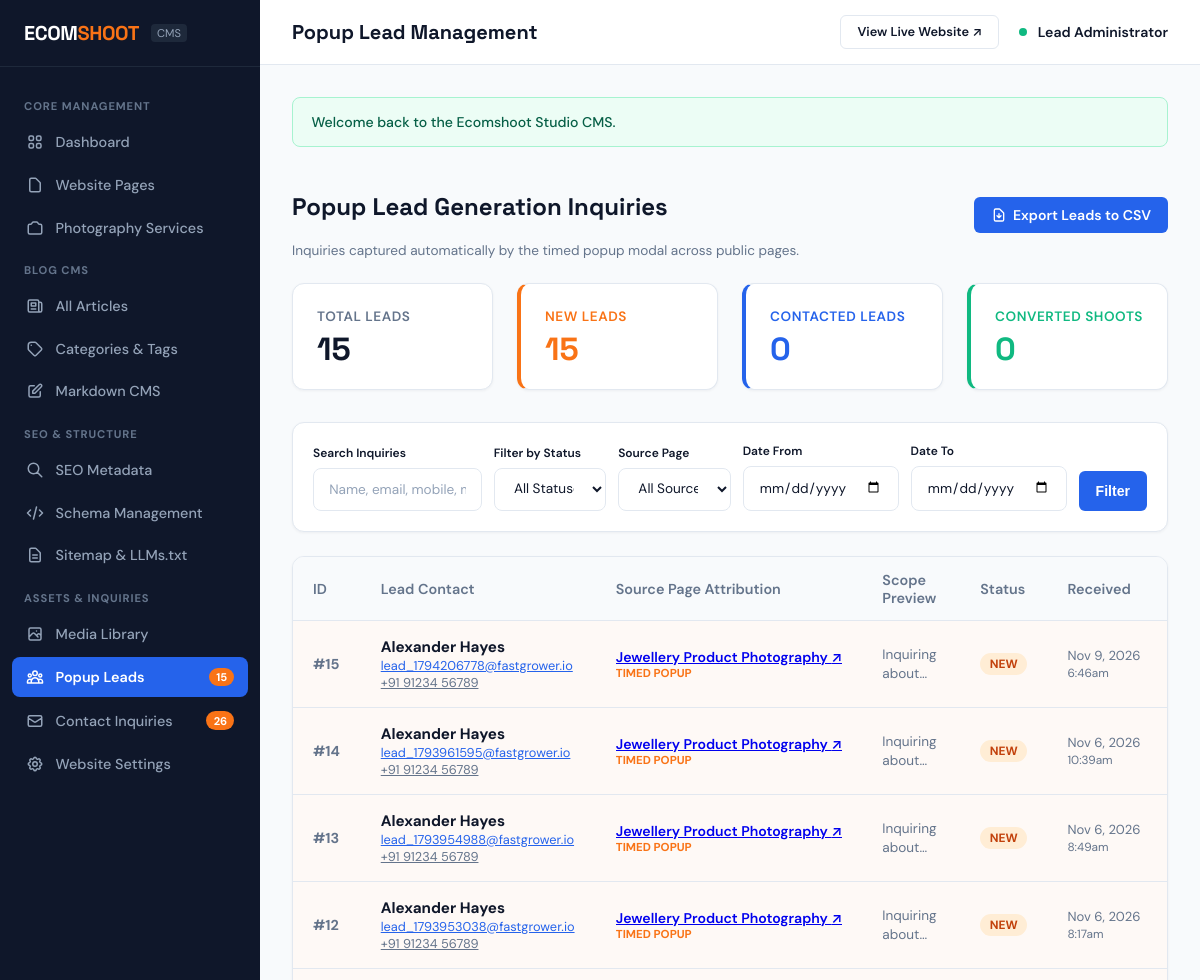
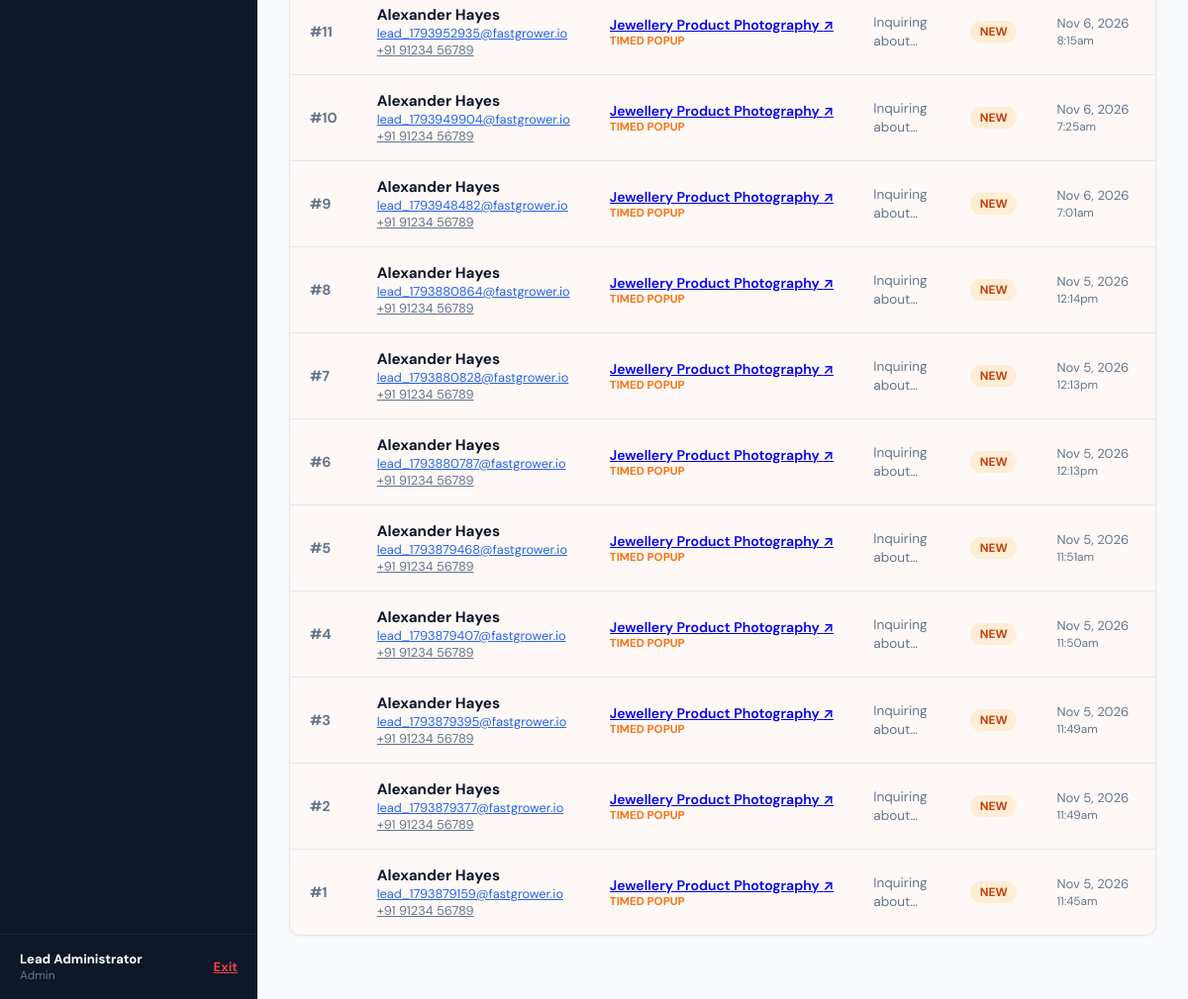
The app's page /admin/leads.php (signed in) with its own data (2 pictures, top to bottom).
### tables this page shows
CREATE TABLE `leads` (
  `id` int(11) NOT NULL AUTO_INCREMENT,
  `full_name` varchar(150) NOT NULL,
  `email` varchar(150) NOT NULL,
  `mobile` varchar(50) NOT NULL,
  `message` text NOT NULL,
  `source_page_url` varchar(255) DEFAULT NULL,
  `source_page_title` varchar(255) DEFAULT NULL,
  `source_page_type` varchar(100) DEFAULT NULL,
  `lead_source` varchar(100) NOT NULL DEFAULT 'Timed Popup',
  `status` enum('new','contacted','converted','closed') NOT NULL DEFAULT 'new',
  `admin_notes` text DEFAULT NULL,
  `ip_address` varchar(45) DEFAULT NULL,
  `user_agent` text DEFAULT NULL,
  `created_at` timestamp NULL DEFAULT current_timestamp(),
  PRIMARY KEY (`id`)
);

### config/config.php (called while the page is built, shortened)
<?php
function e(?string $string): string {
    return htmlspecialchars($string ?? '', ENT_QUOTES, 'UTF-8');
}
function url(string $path = ''): string {
    $cleanPath = ltrim($path, '/');
    $cleanPath = preg_replace('/\.php$/i', '', $cleanPath);
    return BASE_URL . ($cleanPath ? '/' . $cleanPath : '');
}

### admin/leads.php (the view, shortened to what this page needs)
<?php
require_once __DIR__ . '/../config/config.php';
$db = Database::getInstance()->getConnection();
$metrics = [
    'total' => (int) $db->query("SELECT COUNT(*) FROM `leads`")->fetchColumn(),
    'new' => (int) $db->query("SELECT COUNT(*) FROM `leads` WHERE status = 'new'")->fetchColumn(),
    'contacted' => (int) $db->query("SELECT COUNT(*) FROM `leads` WHERE status = 'contacted'")->fetchColumn(),
    'converted' => (int) $db->query("SELECT COUNT(*) FROM `leads` WHERE status = 'converted'")->fetchColumn(),
];
$search = trim($_GET['q'] ?? '');
$dateFrom = trim($_GET['date_from'] ?? '');
$dateTo = trim($_GET['date_to'] ?? '');
$sql = "SELECT * FROM `leads` WHERE 1=1";
$params = [];
$sql .= " ORDER BY created_at DESC";
$stmt = $db->prepare($sql);
$stmt->execute($params);
$leads = $stmt->fetchAll(PDO::FETCH_ASSOC);
require_once __DIR__ . '/includes/header.php';
?>
<div style="display: flex; justify-content: space-between; align-items: center; margin-bottom: 1.5rem; flex-wrap: wrap; gap: 1rem;">
  <div>
    <h2>Popup Lead Generation Inquiries</h2>
    <div style="font-size: 0.85rem; color: var(--admin-text-muted);">Inquiries captured automatically by the timed popup modal across public pages.</div>
  </div>
  <div style="display: flex; gap: 0.75rem;">
    <a href="<?= url('admin/leads.php?action=export') ?>" class="btn-admin btn-admin-primary">
      <svg width="16" height="16" fill="none" stroke="currentColor" viewBox="0 0 24 24"><path stroke-linecap="round" stroke-linejoin="round" stroke-width="2" d="M12 10v6m0 0l-3-3m3 3l3-3m2 8H7a2 2 0 01-2-2V5a2 2 0 012-2h5.586a1 1 0 01.707.293l5.414 5.414a1 1 0 01.293.707V19a2 2 0 01-2 2z"/></svg>
      Export Leads to CSV
    </a>
  </div>
</div>
<div class="admin-metrics-grid">
  <div class="metric-card">
    <div class="metric-title">Total Leads</div>
    <div class="metric-value"><?= number_format($metrics['total']) ?></div>
  </div>
  <div class="metric-card" style="border-left: 4px solid var(--admin-coral);">
    <div class="metric-title" style="color: var(--admin-coral);">New Leads</div>
    <div class="metric-value" style="color: var(--admin-coral);"><?= number_format($metrics['new']) ?></div>
  </div>
  <div class="metric-card" style="border-left: 4px solid var(--admin-primary);">
    <div class="metric-title" style="color: var(--admin-primary);">Contacted Leads</div>
    <div class="metric-value" style="color: var(--admin-primary);"><?= number_format($metrics['contacted']) ?></div>
  </div>
  <div class="metric-card" style="border-left: 4px solid var(--admin-success);">
    <div class="metric-title" style="color: var(--admin-success);">Converted Shoots</div>
    <div class="metric-value" style="color: var(--admin-success);"><?= number_format($metrics['converted']) ?></div>
  </div>
</div>
<div class="admin-card" style="margin-bottom: 1.5rem;">
  <div class="admin-card-body" style="padding: 1.25rem;">
    <form action="<?= url('admin/leads.php') ?>" method="GET" style="display: grid; grid-template-columns: 1.5fr 1fr 1fr 1fr 1fr auto; gap: 0.75rem; align-items: end;">
      <div>
        <label class="admin-form-label" style="font-size: 0.75rem;">Search Inquiries</label>
        <input type="text" name="q" value="<?= e($search) ?>" placeholder="Name, email, mobile, message..." class="admin-form-control" style="font-size: 0.85rem;">
      </div>
      <div>
        <label class="admin-form-label" style="font-size: 0.75rem;">Filter by Status</label>
        <select name="status" class="admin-form-control" style="font-size: 0.85rem;">
          <option value="all">All Statuses</option>
        </select>
      </div>
      <div>
        <label class="admin-form-label" style="font-size: 0.75rem;">Source Page</label>
        <select name="source_page" class="admin-form-control" style="font-size: 0.85rem;">
          <option value="">All Source Pages</option>
        </select>
      </div>
      <div>
        <label class="admin-form-label" style="font-size: 0.75rem;">Date From</label>
        <input type="date" name="date_from" value="<?= e($dateFrom) ?>" class="admin-form-control" style="font-size: 0.85rem;">
      </div>
      <div>
        <label class="admin-form-label" style="font-size: 0.75rem;">Date To</label>
        <input type="date" name="date_to" value="<?= e($dateTo) ?>" class="admin-form-control" style="font-size: 0.85rem;">
      </div>
      <div style="display: flex; gap: 0.35rem;">
        <button type="submit" class="btn-admin btn-admin-primary" style="padding: 0.65rem 1rem;">Filter</button>
      </div>
    </form>
  </div>
</div>
<div class="admin-card">
  <div class="admin-card-body" style="padding: 0;">
    <?php if (empty($leads)): ?>
      <div style="text-align: center; padding: 3.5rem 1rem; color: var(--admin-text-muted);">
        <svg width="40" height="40" fill="none" stroke="currentColor" viewBox="0 0 24 24" style="margin-bottom: 0.75rem; opacity: 0.5;"><path stroke-linecap="round" stroke-linejoin="round" stroke-width="1.5" d="M17 20h5v-2a3 3 0 00-5.356-1.857M17 20H7m10 0v-2c0-.656-.126-1.283-.356-1.857M7 20H2v-2a3 3 0 015.356-1.857M7 20v-2c0-.656.126-1.283.356-1.857m0 0a5.002 5.002 0 019.288 0M15 7a3 3 0 11-6 0 3 3 0 016 0zm6 3a2 2 0 11-4 0 2 2 0 014 0zM7 10a2 2 0 11-4 0 2 2 0 014 0z"/></svg>
        <div style="font-weight: 600;">No leads matched your criteria.</div>
        <div style="font-size: 0.82rem; margin-top: 0.25rem;">Try clearing your search or status filter.</div>
      </div>
    <?php else: ?>
      <table class="admin-table">
        <thead>
          <tr>
            <th style="width: 60px;">ID</th>
            <th>Lead Contact</th>
            <th>Source Page Attribution</th>
            <th>Scope Preview</th>
            <th>Status</th>
            <th>Received</th>
            <th style="text-align: right;">Actions</th>
          </tr>
        </thead>
        <tbody>
          <?php foreach ($leads as $l): ?>
            <tr style="<?= ($l['status'] === 'new') ? 'background-color: #FEF9F6;' : '' ?>">
              <td>
                <span style="font-weight: 700; color: var(--admin-text-muted);">#<?= $l['id'] ?></span>
              </td>
              <td>
                <div style="font-weight: 700; color: var(--admin-text-main); font-size: 0.95rem;">
                  <?= e($l['full_name']) ?>
                </div>
                <div style="font-size: 0.8rem;">
                  <a href="mailto:<?= e($l['email']) ?>" style="color: var(--admin-primary);"><?= e($l['email']) ?></a>
                </div>
                <div style="font-size: 0.8rem; color: var(--admin-text-muted);">
                  <a href="tel:<?= e($l['mobile']) ?>" style="color: inherit;"><?= e($l['mobile']) ?></a>
                </div>
              </td>
              <td>
                <div style="font-weight: 600; font-size: 0.88rem; max-width: 240px; overflow: hidden; text-overflow: ellipsis; white-space: nowrap;">
                  <?php if (!empty($l['source_page_url'])): ?>
                    <a href="<?= e($l['source_page_url']) ?>" target="_blank" title="<?= e($l['source_page_title'] ?: $l['source_page_url']) ?>">
                      <?= e($l['source_page_title'] ?: $l['source_page_url']) ?> &nearr;
                    </a>
                  <?php else: ?>
                    <?= e($l['source_page_title'] ?: 'Direct Public Page') ?>
                  <?php endif; ?>
                </div>
                <div style="font-size: 0.72rem; color: var(--admin-coral); font-weight: 700; text-transform: uppercase;">
                  <?= e($l['lead_source'] ?: 'Timed Popup') ?>
                </div>
              </td>
              <td style="max-width: 260px;">
                <div style="font-size: 0.85rem; color: var(--admin-text-muted); line-height: 1.4; display: -webkit-box; -webkit-line-clamp: 2; -webkit-box-orient: vertical; overflow: hidden;">
                  <?= e($l['message']) ?>
                </div>
              </td>
              <td>
                <span class="status-pill status-<?= e($l['status']) ?>">
                  <?= strtoupper(e($l['status'])) ?>
                </span>
              </td>
              <td style="font-size: 0.82rem; color: var(--admin-text-muted); white-space: nowrap;">
                <?= date('M j, Y', strtotime($l['created_at'])) ?><br>
                <span style="font-size: 0.74rem;"><?= date('g:ia', strtotime($l['created_at'])) ?></span>
              </td>
              <td style="text-align: right; white-space: nowrap;">
              </td>
            </tr>
          <?php endforeach; ?>
        </tbody>
      </table>
    <?php endif; ?>
  </div>
</div>
<?php require_once __DIR__ . '/includes/footer.php'; ?>

### assets/css/admin.css (style rules this page uses)
:root { --admin-sidebar-width: 260px; --admin-header-height: 65px; --admin-bg: #F8FAFC; --admin-sidebar-bg: #0F172A; --admin-sidebar-hover: #1E293B; --admin-card-bg: #FFFFFF; --admin-border: #E2E8F0; --admin-text-main: #0F172A; --admin-text-muted: #64748B; --admin-primary: #2563EB; --admin-primary-hover: #1D4ED8; --admin-coral: #F97316; --admin-success: #10B981; --admin-danger: #EF4444; --admin-warning: #F59E0B; }
.admin-body h1, .admin-body h2, .admin-body h3, .admin-body h4, .admin-body h5, .admin-body h6, .admin-login-body h1, .admin-login-body h2, .admin-login-body h3, .admin-login-body h4, .admin-login-body h5, .admin-login-body h6 { color: var(--admin-text-main); font-family: 'Space Grotesk', -apple-system, sans-serif; font-weight: 700; }
.admin-body input, .admin-body select, .admin-body textarea, .admin-login-body input, .admin-login-body select, .admin-login-body textarea { color: #0F172A !important; background-color: #FFFFFF !important; font-family: 'DM Sans', -apple-system, sans-serif; }
body.admin-body { background-color: var(--admin-bg); color: var(--admin-text-main); font-family: 'DM Sans', -apple-system, BlinkMacSystemFont, sans-serif; margin: 0; display: flex; min-height: 100vh; }
.admin-metrics-grid { display: grid; grid-template-columns: repeat(4, 1fr); gap: 1.5rem; margin-bottom: 2rem; }
.metric-card { background-color: var(--admin-card-bg); border: 1px solid var(--admin-border); border-radius: 12px; padding: 1.5rem; box-shadow: 0 1px 3px rgba(15, 23, 42, 0.05); }
.metric-title { font-size: 0.85rem; font-weight: 600; color: var(--admin-text-muted); text-transform: uppercase; letter-spacing: 0.04em; margin-bottom: 0.5rem; }
.metric-value { font-family: 'Space Grotesk', sans-serif; font-size: 2rem; font-weight: 800; color: var(--admin-text-main); line-height: 1; }
.admin-card { background-color: var(--admin-card-bg); border: 1px solid var(--admin-border); border-radius: 12px; overflow: hidden; box-shadow: 0 1px 3px rgba(15, 23, 42, 0.05); margin-bottom: 2rem; }
.admin-card-body { padding: 1.5rem; }
.admin-table { width: 100%; border-collapse: collapse; text-align: left; font-size: 0.9rem; }
.admin-table th { background-color: #F8FAFC; padding: 0.85rem 1.25rem; font-weight: 600; color: var(--admin-text-muted); border-bottom: 1px solid var(--admin-border); }
.admin-table td { padding: 1rem 1.25rem; border-bottom: 1px solid var(--admin-border); vertical-align: middle; }
.admin-table tr:last-child td { border-bottom: none; }
.status-pill { display: inline-block; font-size: 0.75rem; font-weight: 700; padding: 0.2rem 0.6rem; border-radius: 9999px; text-transform: uppercase; }
.status-new { background-color: #FFEDD5; color: #C2410C; }
.btn-admin { display: inline-flex; align-items: center; gap: 0.4rem; padding: 0.55rem 1rem; font-size: 0.88rem; font-weight: 600; border-radius: 6px; border: 1px solid transparent; cursor: pointer; text-decoration: none; line-height: 1.2; }
.btn-admin-primary { background-color: var(--admin-primary); color: #FFFFFF; }
.admin-form-label { display: block; font-size: 0.88rem; font-weight: 600; color: var(--admin-text-main); margin-bottom: 0.4rem; }
.admin-form-control { width: 100%; box-sizing: border-box; padding: 0.7rem 0.95rem; background-color: #FFFFFF !important; color: #0F172A !important; border: 1px solid var(--admin-border); border-radius: 8px; font-family: inherit; font-size: 0.92rem; line-height: 1.4; transition: border-color 0.15s ease, box-shadow 0.15s ease; }
.admin-form-control::placeholder { color: #94A3B8 !important; }

### records on screen
leads: id "15", full_name "Alexander Hayes", email "lead_1794206778@fastgrower.io", mobile "+91 91234 56789", source_page_title "Jewellery Product Photography", lead_source "TIMED POPUP", message "Inquiring…", status "NEW", created_at "Nov 9, 2026", created_at "6:46am"
leads: id "14", full_name "Alexander Hayes", email "lead_1793961595@fastgrower.io", mobile "+91 91234 56789", source_page_title "Jewellery Product Photography", lead_source "TIMED POPUP", message "Inquiring…", status "NEW", created_at "Nov 6, 2026", created_at "10:39am"
leads: id "13", full_name "Alexander Hayes", email "lead_1793954988@fastgrower.io", mobile "+91 91234 56789", source_page_title "Jewellery Product Photography", lead_source "TIMED POPUP", message "Inquiring…", status "NEW", created_at "Nov 6, 2026", created_at "8:49am"
leads: id "12", full_name "Alexander Hayes", email "lead_1793953038@fastgrower.io", mobile "+91 91234 56789", source_page_title "Jewellery Product Photography", lead_source "TIMED POPUP", message "Inquiring…", status "NEW", created_at "Nov 6, 2026", created_at "8:17am"
leads: id "11", full_name "Alexander Hayes", email "lead_1793952935@fastgrower.io", mobile "+91 91234 56789", source_page_title "Jewellery Product Photography", lead_source "TIMED POPUP", message "Inquiring…", status "NEW", created_at "Nov 6, 2026", created_at "8:15am"
leads: id "10", full_name "Alexander Hayes", email "lead_1793949904@fastgrower.io", mobile "+91 91234 56789", source_page_title "Jewellery Product Photography", lead_source "TIMED POPUP", message "Inquiring…", status "NEW", created_at "Nov 6, 2026", created_at "7:25am"
leads: id "9", full_name "Alexander Hayes", email "lead_1793948482@fastgrower.io", mobile "+91 91234 56789", source_page_title "Jewellery Product Photography", lead_source "TIMED POPUP", message "Inquiring…", status "NEW", created_at "Nov 6, 2026", created_at "7:01am"
leads: id "8", full_name "Alexander Hayes", email "lead_1793880864@fastgrower.io", mobile "+91 91234 56789", source_page_title "Jewellery Product Photography", lead_source "TIMED POPUP", message "Inquiring…", status "NEW", created_at "Nov 5, 2026", created_at "12:14pm"
leads: id "7", full_name "Alexander Hayes", email "lead_1793880828@fastgrower.io", mobile "+91 91234 56789", source_page_title "Jewellery Product Photography", lead_source "TIMED POPUP", message "Inquiring…", status "NEW", created_at "Nov 5, 2026", created_at "12:13pm"
leads: id "6", full_name "Alexander Hayes", email "lead_1793880787@fastgrower.io", mobile "+91 91234 56789", source_page_title "Jewellery Product Photography", lead_source "TIMED POPUP", message "Inquiring…", status "NEW", created_at "Nov 5, 2026", created_at "12:13pm"
leads: id "5", full_name "Alexander Hayes", email "lead_1793879468@fastgrower.io", mobile "+91 91234 56789", source_page_title "Jewellery Product Photography", lead_source "TIMED POPUP", message "Inquiring…", status "NEW", created_at "Nov 5, 2026", created_at "11:51am"
leads: id "4", full_name "Alexander Hayes", email "lead_1793879407@fastgrower.io", mobile "+91 91234 56789", source_page_title "Jewellery Product Photography", lead_source "TIMED POPUP", message "Inquiring…", status "NEW", created_at "Nov 5, 2026", created_at "11:50am"
leads: id "3", full_name "Alexander Hayes", email "lead_1793879395@fastgrower.io", mobile "+91 91234 56789", source_page_title "Jewellery Product Photography", lead_source "TIMED POPUP", message "Inquiring…", status "NEW", created_at "Nov 5, 2026", created_at "11:49am"
leads: id "2", full_name "Alexander Hayes", email "lead_1793879377@fastgrower.io", mobile "+91 91234 56789", source_page_title "Jewellery Product Photography", lead_source "TIMED POPUP", message "Inquiring…", status "NEW", created_at "Nov 5, 2026", created_at "11:49am"
leads: id "1", full_name "Alexander Hayes", email "lead_1793879159@fastgrower.io", mobile "+91 91234 56789", source_page_title "Jewellery Product Photography", lead_source "TIMED POPUP", message "Inquiring…", status "NEW", created_at "Nov 5, 2026", created_at "11:45am"

### other values on screen
$newLeadsCount "15"
$unreadCount "26"
$currentAdmin['name'] "Lead Administrator"
$currentAdmin['role'] "Admin"
$adminTitle "Popup Lead Management"
$flash['message'] "Welcome back to the Ecomshoot Studio CMS."
$metrics['total'] "15"
$metrics['new'] "15"
$metrics['contacted'] "0"
$metrics['converted'] "0"
